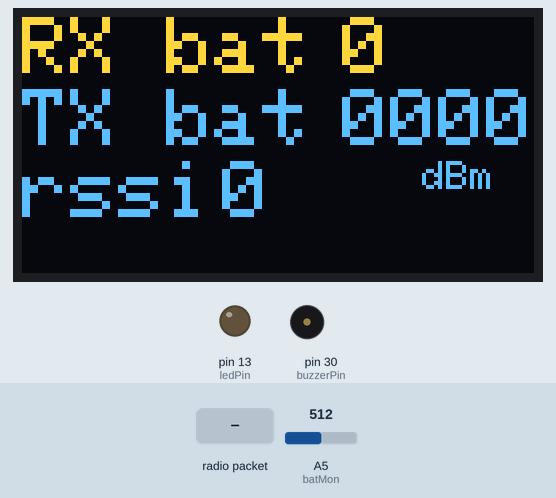
Simulated run of this sketch. Board: Arduino Leonardo, built with avr-gcc and run on an emulated ATmega32U4. Parts: 128×64 one-colour display, output pins drawn as LEDs (lit = HIGH), buzzer (waves = sounding, pin HIGH). The inputs (shaded band) are chosen by the test bench; at power-on: A5 (batMon) = 512. The OLED is the two-colour kind (top 16 rows yellow); no radio packets arrive unless stated; what the sketch prints to the serial monitor is not drawn.

Above: at 2.4 s.
At 3.6 s:
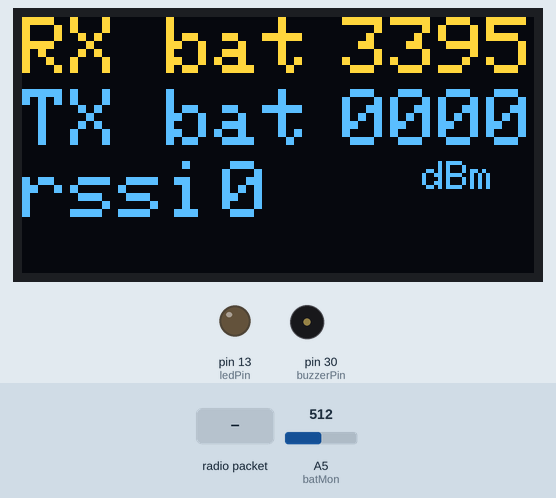
3.7 s: radio packet "H" arrives
At 4.1 s:
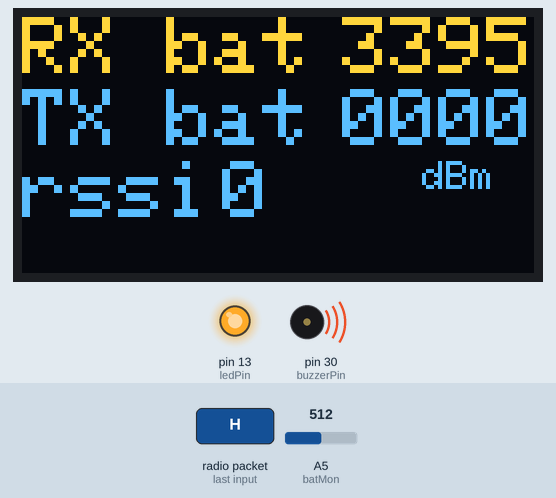
5.6 s: radio packet "1" arrives
Timing chart, 0 to 8.6 s (numbered marks = the images above; inputs shaded):
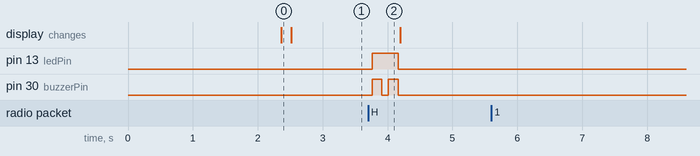

Measured:
- after the input at 3.7 s, pin 13 (ledPin): LOW → HIGH after 0.06 s, → LOW 0.40 s later; pin 30 (buzzerPin): alternates HIGH for 0.15 s and LOW for 0.10 s, 4 changes in all, then stays LOW, starting after 0.06 s

The sketch:

human_detector.ino
```cpp
#include <Wire.h>
#include <Adafruit_GFX.h>
#include <Adafruit_SSD1306.h>

#include <SPI.h>
#include <LoRa.h>

#define SCREEN_WIDTH 128
#define SCREEN_HEIGHT 64
#define OLED_RESET -1
#define SCREEN_ADDRESS 0x3C
Adafruit_SSD1306 display(SCREEN_WIDTH, SCREEN_HEIGHT, &Wire, OLED_RESET);

const long freq = 868E6;
const int SF = 7;
const long bw = 31.25E3;

unsigned long time1;

int buzzerPin = 30;
int ledPin = 13;
int batMon = A5;

int rxBatInt = 0, rxBat = 0, rssi = 0;
String txBat = "0000";
String message = "";

void motion();
void updateDisplay();

void setup ()
{
  TXLED0;
  RXLED0;

  pinMode(buzzerPin, OUTPUT);
  digitalWrite(buzzerPin, LOW);

  pinMode(ledPin, OUTPUT);
  digitalWrite(ledPin, LOW);

  pinMode(batMon, INPUT);

  for (int i = 0; i < 2000; i++)  {
    rxBatInt = rxBatInt * 0.9 + analogRead(batMon) * 0.1;
    delay(1);
  }

  if (!display.begin(SSD1306_SWITCHCAPVCC, SCREEN_ADDRESS)) {
    Serial.println(F("SSD1306 allocation failed"));
    for (;;);
  }

  updateDisplay();

  Serial.begin(115200);

  //lora setup
  LoRa.setPins(SS, 11, 10); // CS, reset, IRQ pin

  while (!LoRa.begin(freq)) {
  }

  //lora settings
  LoRa.setSpreadingFactor(SF);
  LoRa.setSignalBandwidth(bw);
  LoRa.setTxPower(20);
  LoRa.disableCrc();

  time1 = millis();
}

void loop()
{
  digitalWrite(buzzerPin, LOW);

  rxBatInt = rxBatInt * 0.95 + analogRead(batMon) * 0.05;
  rxBat = rxBatInt * 6.75;
  Serial.println(rxBat);

  if (millis() - 1000 < time1)  {
    updateDisplay();
  }


  message = "";
  int packetSize = LoRa.parsePacket();

  if (packetSize) {
    Serial.print("PACKET   ");
    message = "";
    while (LoRa.available()) {
      message = message + ((char)LoRa.read());
    }
    sendAck(message);
    time1 = millis();
  }
  //if(message.charAt(0) == 'H' && message.charAt(6) != 'L')  {
  if (message.charAt(0) == 'H')  {
    motion();
  } else   {
    Serial.println("Message preamble not recognized");
    Serial.println(message);
  }

}

void motion() {
  Serial.print("Human detected   voltage = ");
  Serial.print(message.substring(1, 5));
  digitalWrite(ledPin, HIGH);
  digitalWrite(buzzerPin, HIGH);
  delay(150);
  digitalWrite(buzzerPin, LOW);
  delay(100);
  digitalWrite(buzzerPin, HIGH);
  delay(150);
  digitalWrite(buzzerPin, LOW);
  digitalWrite(ledPin, LOW);
  Serial.println();

  txBat = message.substring(1, 5);
  rssi = LoRa.packetRssi();

  updateDisplay();
}

void updateDisplay()  {
  int numx = 80;
  int row2y = 18;
  int row3y = 36;

  display.clearDisplay();
  display.setTextSize(2); // Draw 2X-scale text
  display.setTextColor(SSD1306_WHITE);

  display.setCursor(0, 0);
  display.println(F("RX bat"));
  display.setCursor(numx, 0);
  display.println(rxBat);

  display.setCursor(0, row2y);
  display.println(F("TX bat"));
  display.setCursor(numx, row2y);
  display.println(txBat);

  display.setCursor(0, row3y);
  display.println(F("rssi"));
  display.setCursor(50, row3y);
  display.println(rssi);
  display.setTextSize(1);
  display.setCursor(100, row3y);
  display.println("dBm");

  display.display();      // Show initial text
  delay(100);
}

//Lora Acknowledgement function
void sendAck(String message) {
  int check = 0;
  for (unsigned int i = 0; i < message.length(); i++) {
    check += message[i];
  }
  LoRa.beginPacket();
  LoRa.print(message);
  LoRa.endPacket();
}
```
